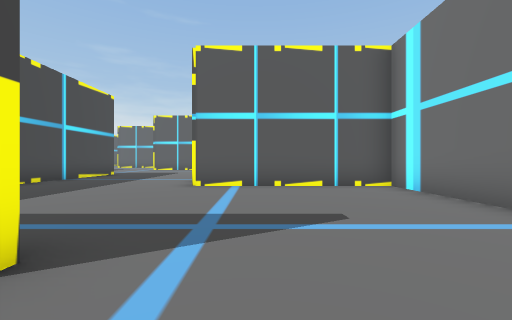
[1] (above)

19 first-person views from a walk through a scene from a Unity 3-D project. The camera is 1.3 m above the floor, looks level and sees 90° across. The floor is counted in squares, 2 m on a side. Each view is taken from the middle of a square. On the plan, view 1 faces up. The plan holds only what a view shows up to about 9 squares ahead; the rest is blank. The place goes on beyond the plan.

[2]
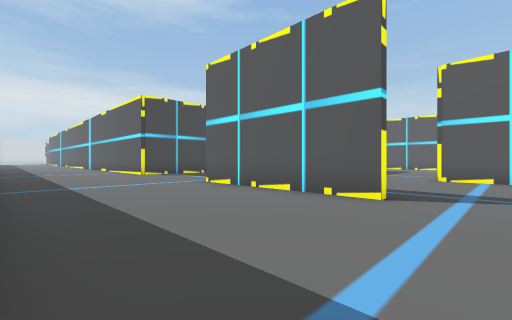

[3]
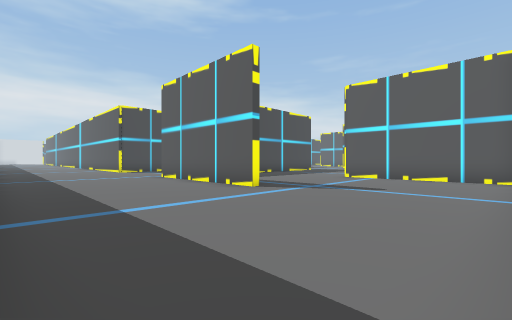

[4]
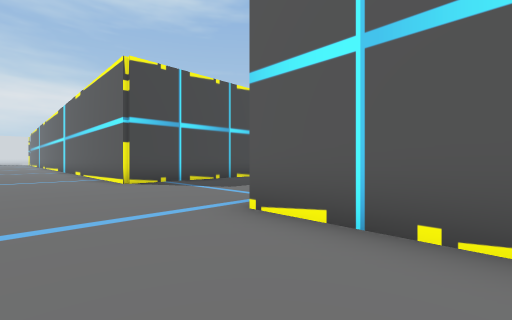

[5]
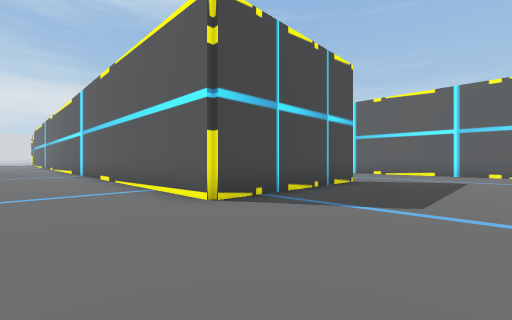

[6]
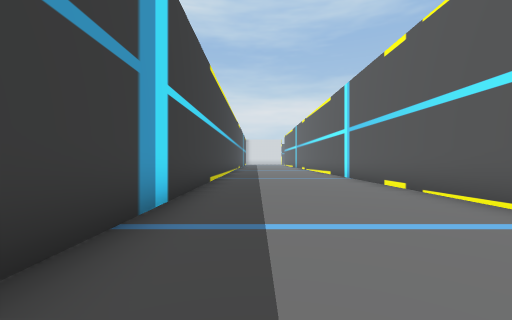

[7]
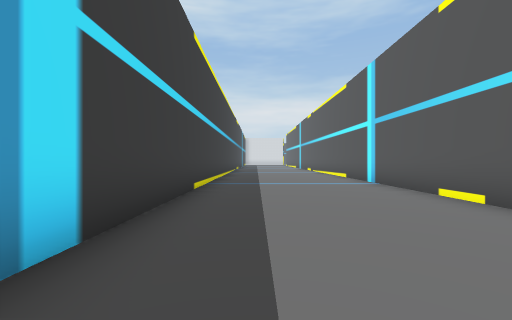

[8]
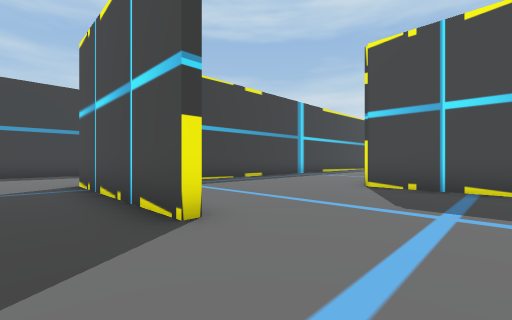

[9]
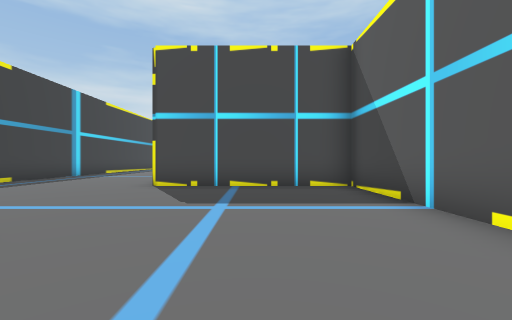

[10]
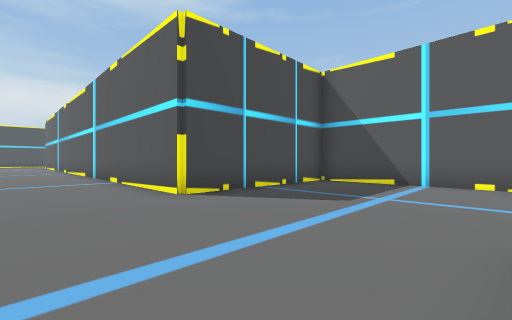

[11]
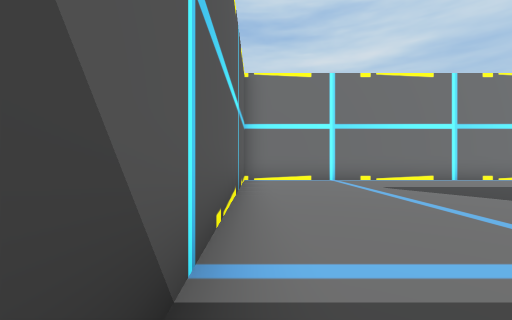

[12]
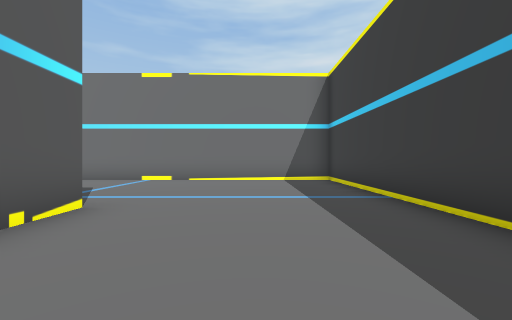

[13]
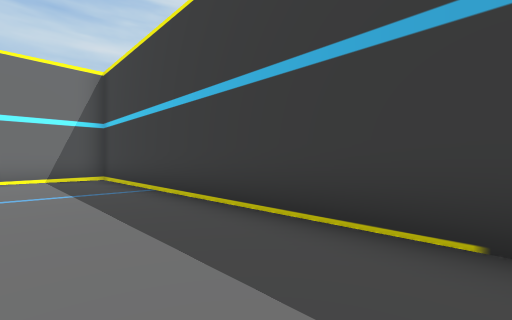

[14]
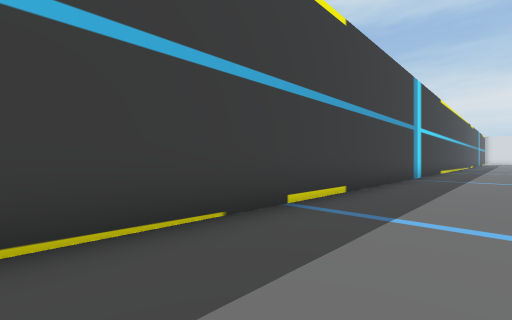

[15]
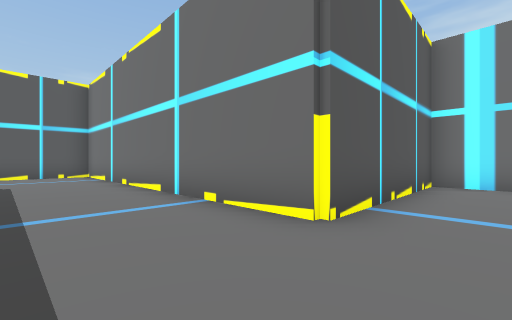

[16]
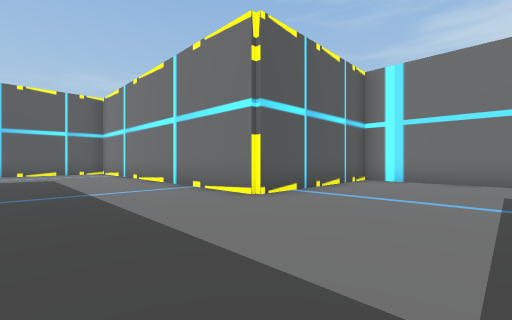

[17]
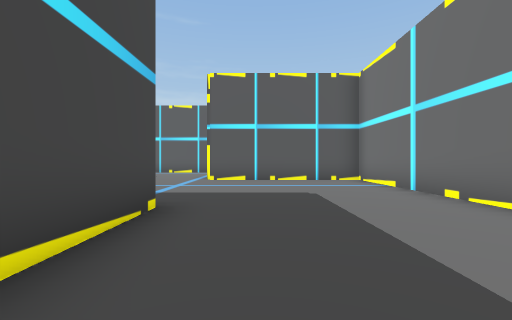

[18]
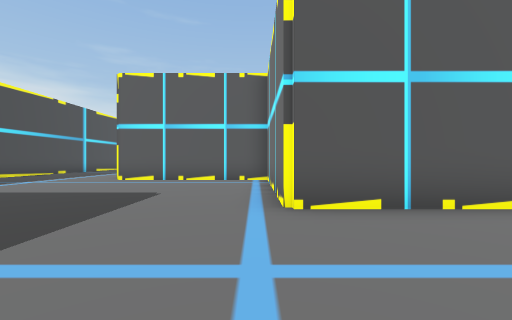

[19]
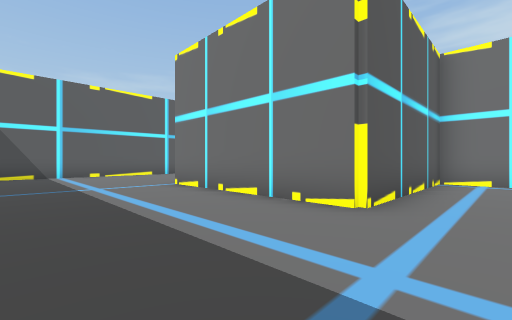

### Floor plan
Points are (right, up) in squares from view 1. A wall is a line through its corners. A room is listed if a view was taken in it or the views show most of it. See-through windows are left out.
Room 1 (views 1, 2, 3, 4, 5, 6, 7, 8, 9, 10, 11, 12, 13, 14, 15, 16, 17, 18, 19)
walls: (-6.9, 11.4) (-16.4, 11.4) (-16.4, 6.4) (-22.4, 6.4); (-6.4, 11.5) (-6.4, 6.9); (-11.4, 6.5) (-11.4, 1.4) (-22, 1.4); (-6.6, 2.6) (-6.6, 11.4); (-15.4, 1.6) (-14.8, 1.6); (-1.4, 1.4) (-6.5, 1.4); (-19, 1.6) (-17.4, 1.6); (-21.9, -3.4) (3.4, -3.4) (3.4, 6.4) (-1.6, 6.4) (-1.6, 16.4) (-6.6, 16.4) (-6.6, 21.4) (-11.6, 21.4) (-11.6, 26.5); (-13.6, 31.4) (-15, 31.4)

Positions as (right, up) in squares from view 1, and headings:
1: (0, 0), facing up
2: (0, -3), facing up-left
3: (3, -3), facing up-left
4: (-4, -1), facing up-left
5: (-8, -1), facing up-left
6: (-11, -2), facing left
7: (-13, -2), facing left
8: (-10, 9), facing down-left
9: (-10, 9), facing left
10: (-12, 4), facing up-left
11: (-15, 11), facing right
12: (-5, -1), facing right
13: (-6, -1), facing down-right
14: (-4, -1), facing down-left
15: (-4, 5), facing up-right
16: (-5, 3), facing up-right
17: (-5, 8), facing up
18: (-7, 13), facing up
19: (-15, 20), facing up-right
